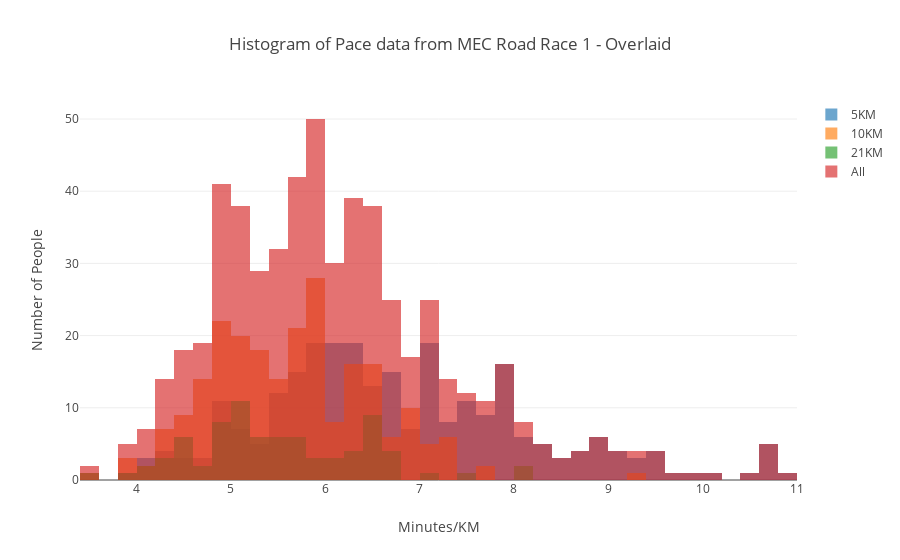
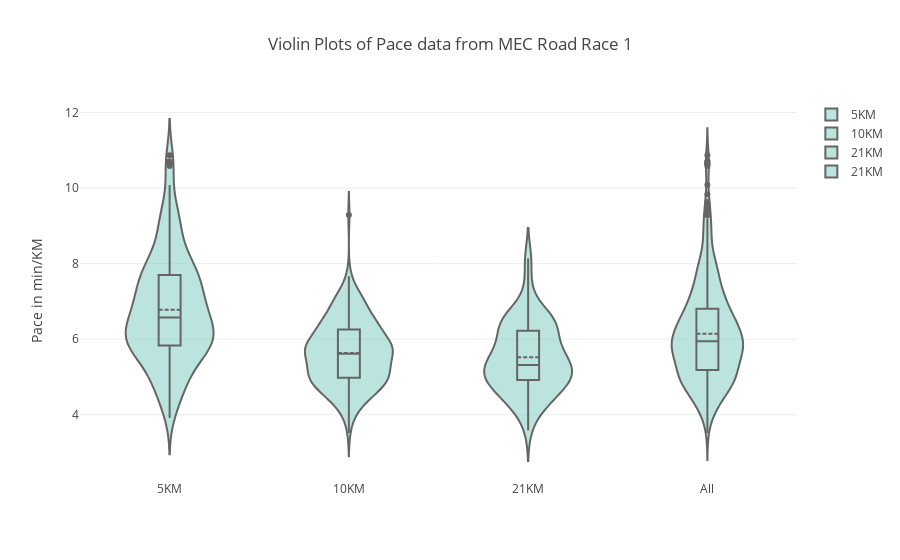
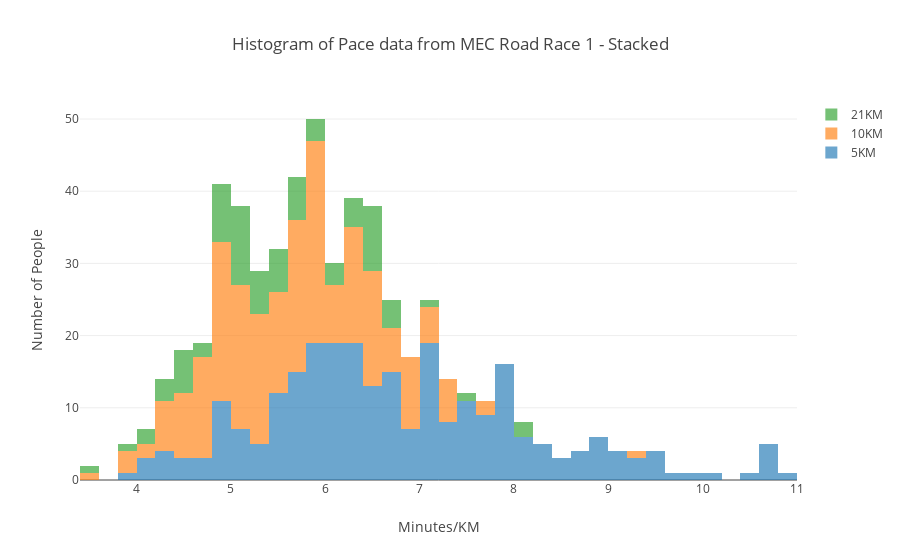

These figures' notebook cell, in order:
### Code cell
races = [five, ten, half]
races_str = ["5KM", "10KM", "21KM"]
histograms = []
violins = []
all_races = pd.DataFrame()
bins = dict(
            start='3',
            end='12',
            size= '0.2')

for race, race_str in zip(races, races_str):
    new = race["pace_km"].str.split(":", n = 1, expand = True)
    new.columns = ["m", "s"]
    new.s = pd.to_numeric(new.s)
    new.m = pd.to_numeric(new.m)
    race["pace_s"] = new.m * 60 + new.s
    race["pace_m"] = race.pace_s / 60.0
    race["distance"] = race_str
    all_races.append(pd.DataFrame({"A": range(3)}))
    histograms.append(
        go.Histogram(
            x=race["pace_m"],
            name=race_str,
            opacity=0.65,
            xbins=bins,
                )
    )
    
    violins.append({
            "type": 'violin',
            "y": race["pace_m"],
            "x" : race["distance"],
            "name": race_str,
            "box": {
                "visible": True
            },
            "line": {
                "color": 'black'
            },
            "meanline": {
                "visible": True
            },
            "fillcolor": '#8dd3c7',
            "opacity": 0.6,
            "x0": 'Total Bill'
        })

all_races = pd.concat([five, ten, half])
all_races["distance"] = "All"
# print(all_races)


histograms.append(
    go.Histogram(
        x=all_races["pace_m"],
        name="All",
        opacity=0.65,
        xbins=bins,
    )
)

violins.append({
            "type": 'violin',
            "y": all_races["pace_m"],
            "x" : all_races["distance"],
            "name": race_str,
            "box": {
                "visible": True
            },
            "line": {
                "color": 'black'
            },
            "meanline": {
                "visible": True
            },
            "fillcolor": '#8dd3c7',
            "opacity": 0.6,
            "x0": 'Total Bill'
        })
    
    
data = histograms
layout = go.Layout(barmode='overlay', title="Histogram of Pace data from MEC Road Race 1 - Overlaid")
layout["xaxis.title"] = "Minutes/KM"
layout["yaxis.title"] = "Number of People"
fig = go.Figure(data=data, layout=layout)
offline.iplot(fig, filename='stacked-subplots-shared-xaxes')

    

data2 = violins
fig2 = {
    "data": data2,
    "layout" : {
        "title": "Violin Plots of Pace data from MEC Road Race 1",
        "yaxis": {
            "zeroline": False,
            "title": "Pace in min/KM"
        }
    }
}
offline.iplot(fig2, filename='stacked-subplots-shared-xaxes')


data3 = histograms[:-1]
layout3 = go.Layout(barmode='stack', title="Histogram of Pace data from MEC Road Race 1 - Stacked")
layout3["xaxis.title"] = "Minutes/KM"
layout3["yaxis.title"] = "Number of People"
fig3 = go.Figure(data=data3, layout=layout3)
offline.iplot(fig3, filename='stacked-subplots-shared-xaxes')

### Figure 1 — Plotly figure (JSON) as saved in the notebook; plotly's stock layout.template omitted (floating-point values rounded to 4 significant figures; data arrays with more than 128 entries replaced by an {"elided": "..."} marker saying what was removed)
{"data": [{"name": "5KM", "opacity": 0.65, "type": "histogram", "uid": "81840d39-6b64-41f0-a8dd-0c1de5eb1459", "x": {"elided": "264 float values"}, "xbins": {"end": "12", "size": "0.2", "start": "3"}}, {"name": "10KM", "opacity": 0.65, "type": "histogram", "uid": "3226cec1-5291-468c-b3e4-abcc2c2a6057", "x": {"elided": "229 float values"}, "xbins": {"end": "12", "size": "0.2", "start": "3"}}, {"name": "21KM", "opacity": 0.65, "type": "histogram", "uid": "2de4da98-e00d-434f-98f5-4486a2382e3f", "x": [3.583, 3.95, 4.117, 4.183, 4.283, 4.317, 4.35, 4.45, 4.45, 4.5, 4.533, 4.533, 4.567, 4.7, 4.75, 4.8, 4.817, 4.867, 4.883, 4.917, 4.917, 4.917, 4.983, 5, 5.017, 5.017, 5.05, 5.067, 5.1, 5.1, 5.117, 5.133, 5.133, 5.183, 5.25, 5.25, 5.283, 5.3, 5.317, 5.317, 5.433, 5.45, 5.483, 5.517, 5.55, 5.55, 5.667, 5.683, 5.717, 5.733, 5.733, 5.75, 5.883, 5.883, 5.917, 6, 6.017, 6.15, 6.2, 6.233, 6.267, 6.317, 6.4, 6.45, 6.45, 6.467, 6.483, 6.5, 6.5, 6.567, 6.583, 6.633, 6.65, 6.65, 6.75, 7.133, 7.517, 8.133, 8.133], "xbins": {"end": "12", "size": "0.2", "start": "3"}}, {"name": "All", "opacity": 0.65, "type": "histogram", "uid": "1ab6b951-bd40-45ab-aeb9-da8025412ca1", "x": {"elided": "572 float values"}, "xbins": {"end": "12", "size": "0.2", "start": "3"}}], "layout": {"autosize": true, "barmode": "overlay", "title": {"text": "Histogram of Pace data from MEC Road Race 1 - Overlaid"}, "xaxis": {"autorange": true, "range": [3.4, 11.0], "title": {"text": "Minutes/KM"}, "type": "linear"}, "yaxis": {"autorange": true, "range": [0, 52.63], "title": {"text": "Number of People"}}}}

### Figure 2 — Plotly figure (JSON) as saved in the notebook; plotly's stock layout.template omitted (floating-point values rounded to 4 significant figures; data arrays with more than 128 entries replaced by an {"elided": "..."} marker saying what was removed)
{"data": [{"box": {"visible": true}, "fillcolor": "#8dd3c7", "line": {"color": "black"}, "meanline": {"visible": true}, "name": "5KM", "opacity": 0.6, "type": "violin", "uid": "6b4442db-0df5-4086-8cd3-dd8fad285e74", "x": {"elided": "264 str values"}, "x0": "Total Bill", "y": {"elided": "264 float values"}}, {"box": {"visible": true}, "fillcolor": "#8dd3c7", "line": {"color": "black"}, "meanline": {"visible": true}, "name": "10KM", "opacity": 0.6, "type": "violin", "uid": "fb583759-1ec9-472e-b9dc-c384d8766174", "x": {"elided": "229 str values"}, "x0": "Total Bill", "y": {"elided": "229 float values"}}, {"box": {"visible": true}, "fillcolor": "#8dd3c7", "line": {"color": "black"}, "meanline": {"visible": true}, "name": "21KM", "opacity": 0.6, "type": "violin", "uid": "0cc5583e-cdc3-4109-b880-755ef5cf3bfb", "x": ["21KM", "21KM", "21KM", "21KM", "21KM", "21KM", "21KM", "21KM", "21KM", "21KM", "21KM", "21KM", "21KM", "21KM", "21KM", "21KM", "21KM", "21KM", "21KM", "21KM", "21KM", "21KM", "21KM", "21KM", "21KM", "21KM", "21KM", "21KM", "21KM", "21KM", "21KM", "21KM", "21KM", "21KM", "21KM", "21KM", "21KM", "21KM", "21KM", "21KM", "21KM", "21KM", "21KM", "21KM", "21KM", "21KM", "21KM", "21KM", "21KM", "21KM", "21KM", "21KM", "21KM", "21KM", "21KM", "21KM", "21KM", "21KM", "21KM", "21KM", "21KM", "21KM", "21KM", "21KM", "21KM", "21KM", "21KM", "21KM", "21KM", "21KM", "21KM", "21KM", "21KM", "21KM", "21KM", "21KM", "21KM", "21KM", "21KM"], "x0": "Total Bill", "y": [3.583, 3.95, 4.117, 4.183, 4.283, 4.317, 4.35, 4.45, 4.45, 4.5, 4.533, 4.533, 4.567, 4.7, 4.75, 4.8, 4.817, 4.867, 4.883, 4.917, 4.917, 4.917, 4.983, 5, 5.017, 5.017, 5.05, 5.067, 5.1, 5.1, 5.117, 5.133, 5.133, 5.183, 5.25, 5.25, 5.283, 5.3, 5.317, 5.317, 5.433, 5.45, 5.483, 5.517, 5.55, 5.55, 5.667, 5.683, 5.717, 5.733, 5.733, 5.75, 5.883, 5.883, 5.917, 6, 6.017, 6.15, 6.2, 6.233, 6.267, 6.317, 6.4, 6.45, 6.45, 6.467, 6.483, 6.5, 6.5, 6.567, 6.583, 6.633, 6.65, 6.65, 6.75, 7.133, 7.517, 8.133, 8.133]}, {"box": {"visible": true}, "fillcolor": "#8dd3c7", "line": {"color": "black"}, "meanline": {"visible": true}, "name": "21KM", "opacity": 0.6, "type": "violin", "uid": "179ab7bf-4e91-4cdc-8947-e4d87d0d67c1", "x": {"elided": "572 str values"}, "x0": "Total Bill", "y": {"elided": "572 float values"}}], "layout": {"autosize": true, "title": {"text": "Violin Plots of Pace data from MEC Road Race 1"}, "xaxis": {"autorange": true, "range": [-0.5, 3.5], "type": "category"}, "yaxis": {"autorange": true, "range": [2.272, 12.33], "title": {"text": "Pace in min/KM"}, "type": "linear", "zeroline": false}}}

### Figure 3 — Plotly figure (JSON) as saved in the notebook; plotly's stock layout.template omitted (floating-point values rounded to 4 significant figures; data arrays with more than 128 entries replaced by an {"elided": "..."} marker saying what was removed)
{"data": [{"name": "5KM", "opacity": 0.65, "type": "histogram", "uid": "d3bf167e-b199-429e-9c44-a1e9e32bac09", "x": {"elided": "264 float values"}, "xbins": {"end": "12", "size": "0.2", "start": "3"}}, {"name": "10KM", "opacity": 0.65, "type": "histogram", "uid": "6b918226-a568-44b3-9818-8e0ecffecb3c", "x": {"elided": "229 float values"}, "xbins": {"end": "12", "size": "0.2", "start": "3"}}, {"name": "21KM", "opacity": 0.65, "type": "histogram", "uid": "8f9a48bd-bfce-4a98-9ce0-5c2695fa0153", "x": [3.583, 3.95, 4.117, 4.183, 4.283, 4.317, 4.35, 4.45, 4.45, 4.5, 4.533, 4.533, 4.567, 4.7, 4.75, 4.8, 4.817, 4.867, 4.883, 4.917, 4.917, 4.917, 4.983, 5, 5.017, 5.017, 5.05, 5.067, 5.1, 5.1, 5.117, 5.133, 5.133, 5.183, 5.25, 5.25, 5.283, 5.3, 5.317, 5.317, 5.433, 5.45, 5.483, 5.517, 5.55, 5.55, 5.667, 5.683, 5.717, 5.733, 5.733, 5.75, 5.883, 5.883, 5.917, 6, 6.017, 6.15, 6.2, 6.233, 6.267, 6.317, 6.4, 6.45, 6.45, 6.467, 6.483, 6.5, 6.5, 6.567, 6.583, 6.633, 6.65, 6.65, 6.75, 7.133, 7.517, 8.133, 8.133], "xbins": {"end": "12", "size": "0.2", "start": "3"}}], "layout": {"autosize": true, "barmode": "stack", "title": {"text": "Histogram of Pace data from MEC Road Race 1 - Stacked"}, "xaxis": {"autorange": true, "range": [3.4, 11.0], "title": {"text": "Minutes/KM"}, "type": "linear"}, "yaxis": {"autorange": true, "range": [0, 52.63], "title": {"text": "Number of People"}}}}
